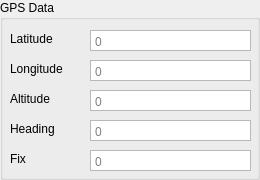
              <widget class="QGroupBox" name="gps">
               <property name="title">
                <string>GPS Data</string>
               </property>
               <widget class="QPlainTextEdit" name="longitude">
                <property name="geometry">
                 <rect>
                  <x>90</x>
                  <y>60</y>
                  <width>161</width>
                  <height>21</height>
                 </rect>
                </property>
                <property name="toolTip">
                 <string notr="true"/>
                </property>
                <property name="inputMethodHints">
                 <set>Qt::InputMethodHint::ImhNone</set>
                </property>
                <property name="verticalScrollBarPolicy">
                 <enum>Qt::ScrollBarPolicy::ScrollBarAlwaysOff</enum>
                </property>
                <property name="horizontalScrollBarPolicy">
                 <enum>Qt::ScrollBarPolicy::ScrollBarAlwaysOff</enum>
                </property>
                <property name="lineWrapMode">
                 <enum>QPlainTextEdit::LineWrapMode::NoWrap</enum>
                </property>
                <property name="readOnly">
                 <bool>true</bool>
                </property>
                <property name="placeholderText">
                 <string>0</string>
                </property>
               </widget>
               <widget class="QLabel" name="labelLatitude">
                <property name="geometry">
                 <rect>
                  <x>10</x>
                  <y>30</y>
                  <width>67</width>
                  <height>17</height>
                 </rect>
                </property>
                <property name="text">
                 <string>Latitude</string>
                </property>
               </widget>
               <widget class="QLabel" name="labelLongitude">
                <property name="geometry">
                 <rect>
                  <x>10</x>
                  <y>60</y>
                  <width>81</width>
                  <height>17</height>
                 </rect>
                </property>
                <property name="text">
                 <string>Longitude</string>
                </property>
               </widget>
               <widget class="QPlainTextEdit" name="latitude">
                <property name="geometry">
                 <rect>
                  <x>90</x>
                  <y>30</y>
                  <width>161</width>
                  <height>21</height>
                 </rect>
                </property>
                <property name="toolTip">
                 <string notr="true"/>
                </property>
                <property name="inputMethodHints">
                 <set>Qt::InputMethodHint::ImhNone</set>
                </property>
                <property name="verticalScrollBarPolicy">
                 <enum>Qt::ScrollBarPolicy::ScrollBarAlwaysOff</enum>
                </property>
                <property name="horizontalScrollBarPolicy">
                 <enum>Qt::ScrollBarPolicy::ScrollBarAlwaysOff</enum>
                </property>
                <property name="lineWrapMode">
                 <enum>QPlainTextEdit::LineWrapMode::NoWrap</enum>
                </property>
                <property name="readOnly">
                 <bool>true</bool>
                </property>
                <property name="placeholderText">
                 <string>0</string>
                </property>
               </widget>
               <widget class="QPlainTextEdit" name="altitude">
                <property name="geometry">
                 <rect>
                  <x>90</x>
                  <y>90</y>
                  <width>161</width>
                  <height>21</height>
                 </rect>
                </property>
                <property name="toolTip">
                 <string notr="true"/>
                </property>
                <property name="inputMethodHints">
                 <set>Qt::InputMethodHint::ImhNone</set>
                </property>
                <property name="verticalScrollBarPolicy">
                 <enum>Qt::ScrollBarPolicy::ScrollBarAlwaysOff</enum>
                </property>
                <property name="horizontalScrollBarPolicy">
                 <enum>Qt::ScrollBarPolicy::ScrollBarAlwaysOff</enum>
                </property>
                <property name="lineWrapMode">
                 <enum>QPlainTextEdit::LineWrapMode::NoWrap</enum>
                </property>
                <property name="readOnly">
                 <bool>true</bool>
                </property>
                <property name="placeholderText">
                 <string>0</string>
                </property>
               </widget>
               <widget class="QLabel" name="labelAltitude">
                <property name="geometry">
                 <rect>
                  <x>10</x>
                  <y>90</y>
                  <width>67</width>
                  <height>17</height>
                 </rect>
                </property>
                <property name="text">
                 <string>Altitude</string>
                </property>
               </widget>
               <widget class="QLabel" name="labelHeading">
                <property name="geometry">
                 <rect>
                  <x>10</x>
                  <y>120</y>
                  <width>67</width>
                  <height>17</height>
                 </rect>
                </property>
                <property name="text">
                 <string>Heading</string>
                </property>
               </widget>
               <widget class="QPlainTextEdit" name="heading">
                <property name="geometry">
                 <rect>
                  <x>90</x>
                  <y>120</y>
                  <width>161</width>
                  <height>21</height>
                 </rect>
                </property>
                <property name="toolTip">
                 <string notr="true"/>
                </property>
                <property name="inputMethodHints">
                 <set>Qt::InputMethodHint::ImhNone</set>
                </property>
                <property name="verticalScrollBarPolicy">
                 <enum>Qt::ScrollBarPolicy::ScrollBarAlwaysOff</enum>
                </property>
                <property name="horizontalScrollBarPolicy">
                 <enum>Qt::ScrollBarPolicy::ScrollBarAlwaysOff</enum>
                </property>
                <property name="lineWrapMode">
                 <enum>QPlainTextEdit::LineWrapMode::NoWrap</enum>
                </property>
                <property name="readOnly">
                 <bool>true</bool>
                </property>
                <property name="placeholderText">
                 <string>0</string>
                </property>
               </widget>
               <widget class="QLabel" name="labelFix">
                <property name="geometry">
                 <rect>
                  <x>10</x>
                  <y>150</y>
                  <width>67</width>
                  <height>17</height>
                 </rect>
                </property>
                <property name="text">
                 <string>Fix</string>
                </property>
               </widget>
               <widget class="QPlainTextEdit" name="fix">
                <property name="geometry">
                 <rect>
                  <x>90</x>
                  <y>150</y>
                  <width>161</width>
                  <height>21</height>
                 </rect>
                </property>
                <property name="toolTip">
                 <string notr="true"/>
                </property>
                <property name="inputMethodHints">
                 <set>Qt::InputMethodHint::ImhNone</set>
                </property>
                <property name="verticalScrollBarPolicy">
                 <enum>Qt::ScrollBarPolicy::ScrollBarAlwaysOff</enum>
                </property>
                <property name="horizontalScrollBarPolicy">
                 <enum>Qt::ScrollBarPolicy::ScrollBarAlwaysOff</enum>
                </property>
                <property name="lineWrapMode">
                 <enum>QPlainTextEdit::LineWrapMode::NoWrap</enum>
                </property>
                <property name="readOnly">
                 <bool>true</bool>
                </property>
                <property name="placeholderText">
                 <string>0</string>
                </property>
               </widget>
              </widget>
